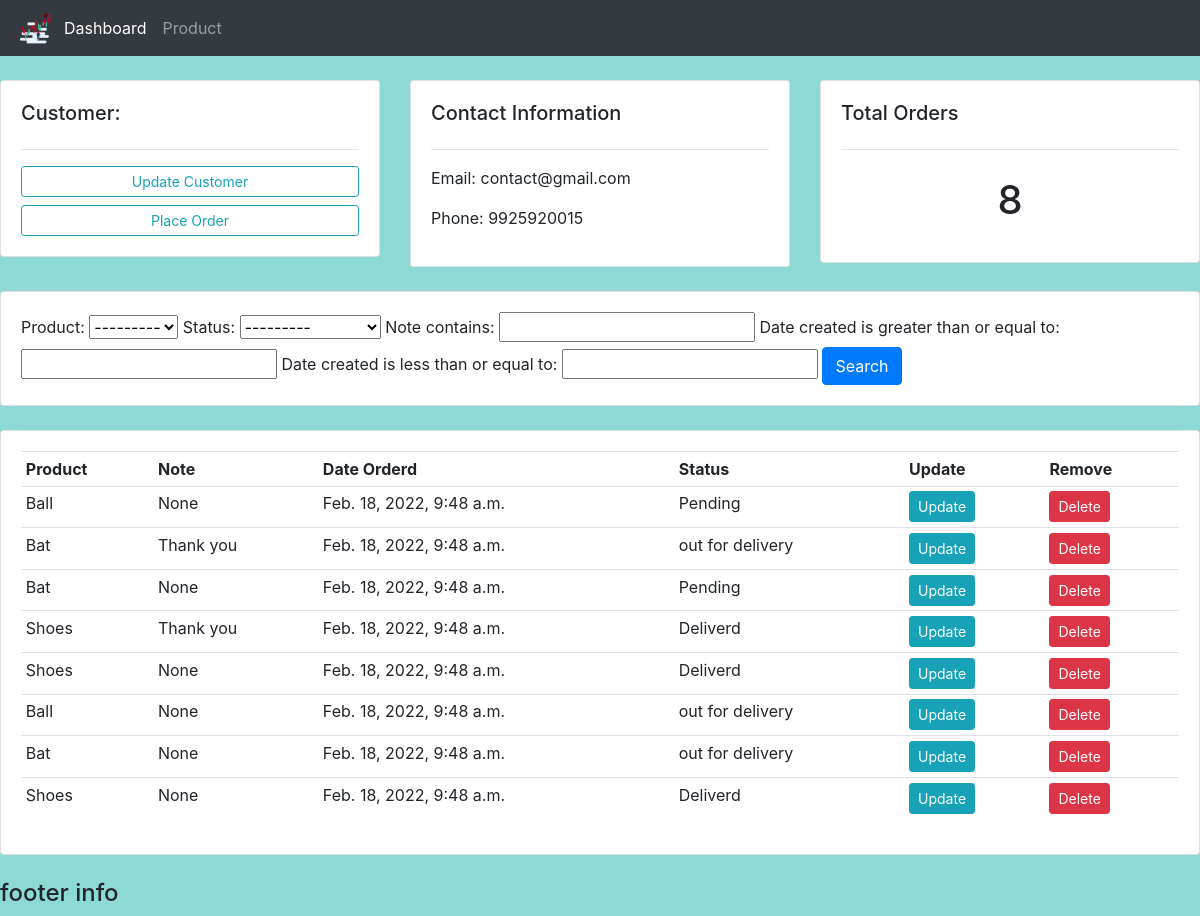
The app's page /c_customer/1/, older data.
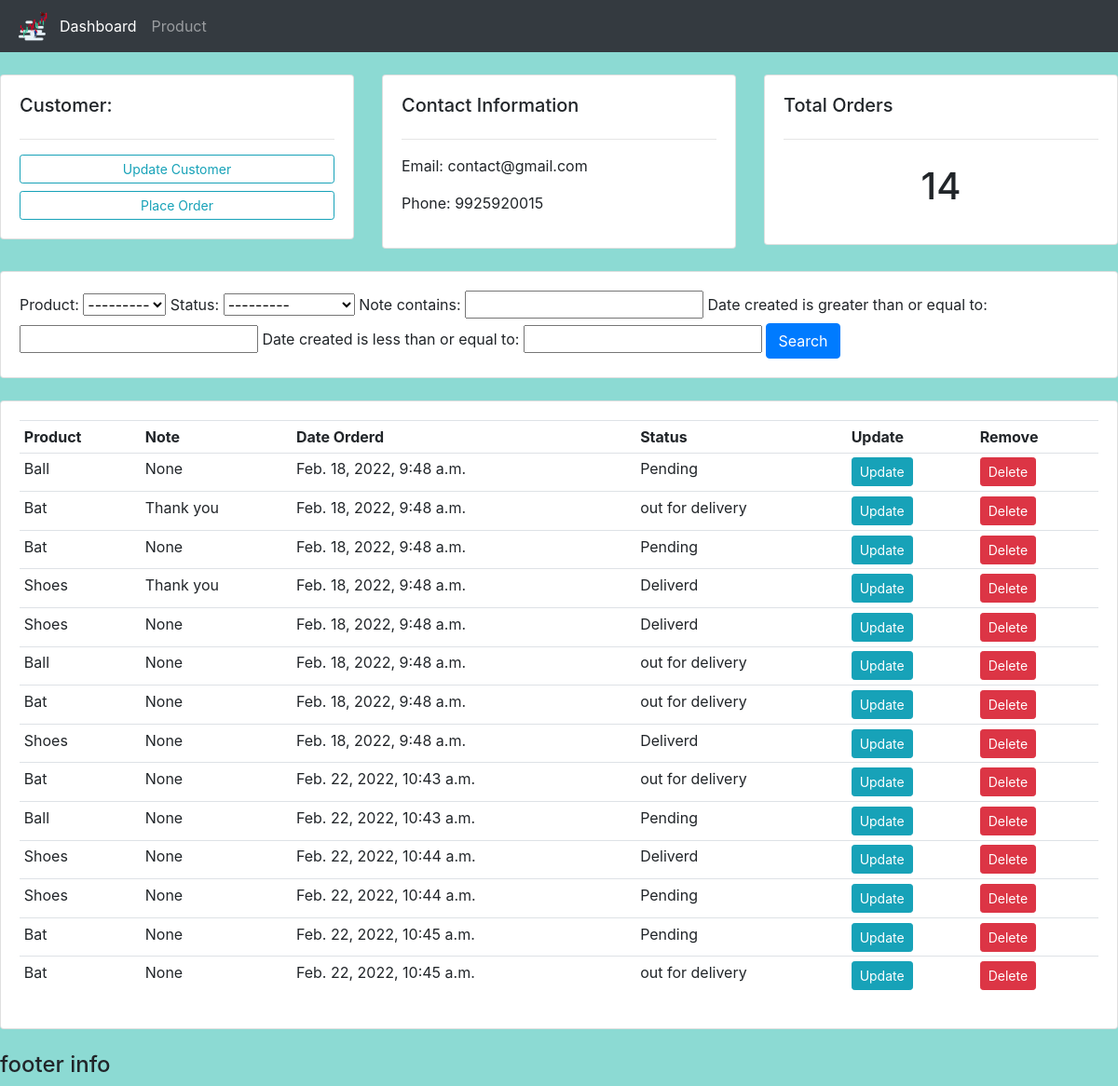
The same page, newer data.
### account/models.py (models this page shows, shortened)
class Customer(models.Model):
    name = models.CharField(max_length=100)
    phone = models.IntegerField(blank=False)
    email = models.CharField(max_length=100, null= True)
    date_created = models.DateTimeField(auto_now_add=True)

class Order(models.Model):
    STATUS =(
        ('Pending', 'Pending'),
        ('out for delivery', 'Out for Delivery'),
        ('Deliverd', 'Deliverd'),
    )
    customer = models.ForeignKey(Customer, on_delete=models.SET_NULL, null=True)
    product = models.ForeignKey(Product, on_delete=models.SET_NULL, null=True)
    date_created = models.DateTimeField(auto_now_add=True, null=True)
    status = models.CharField(max_length=100, choices=STATUS, default='')
    note = models.CharField(max_length=1000, null=True)

class Product(models.Model):
	CATEGORY = (
			('Indoor', 'Indoor'),
			('Out Door', 'Out Door'),
			)
	name = models.CharField(max_length=200, null=True)
	price = models.FloatField(null=True)
	category = models.CharField(max_length=200, null=True, choices=CATEGORY)
	description = models.CharField(max_length=200, null=True, blank=True)
	date_created = models.DateTimeField(auto_now_add=True, null=True)
	tags = models.ManyToManyField(Tag)
	def __str__(self):
		return self.name

### account/views.py (the view)
# urls.py: path('c_customer/<str:pk_test>/', views.CustomerView.as_view(), name='customer'),
class CustomerView(View):
	def get(self, request, pk_test):
		customer = Customer.objects.get(id=pk_test)
		orders = customer.order_set.all()
		order_count = orders.count()
		myFilter = OrderFilter(request.GET, queryset=orders)
		orders = myFilter.qs
		context = {'customer':customer, 'orders':orders, 'order_count':order_count,
		'myFilter':myFilter}
		return render(request, 'account/customer.html',context)

### account/templates/account/customer.html
{%  extends 'account/main.html' %}
{% block content %}
	<br>
<div class="row">
	<div class="col-md">
		<div class="card card-body">
			<h5>Customer:</h5>
			<hr>
			<a class="btn btn-outline-info  btn-sm btn-block" href="">Update Customer</a>
			<a class="btn btn-outline-info  btn-sm btn-block" href="{% url 'create_order' customer.id %}">Place Order</a>
		</div>
	</div>
	<div class="col-md">
		<div class="card card-body">
			<h5>Contact Information</h5>
			<hr>
			<p>Email: {{customer.email}}</p>
			<p>Phone: {{customer.phone}}</p>
		</div>
	</div>
	<div class="col-md">
		<div class="card card-body">
			<h5>Total Orders</h5>
			<hr>
			<h1 style="text-align: center;padding: 10px">{{order_count}}</h1>
		</div>
	</div>
</div>
<br>
<div class="row">
	<div class="col">
		<div class="card card-body">
			<form method="get">
				{{myFilter.form}}
		    <button class="btn btn-primary" type="submit">Search</button>
		  </form>
		</div>
	</div>
</div>
<br>
<div class="row">
	<div class="col-md">
		<div class="card card-body">
			<table class="table table-sm">
				<tr>
					<th>Product</th>
					<th>Note</th>
					<th>Date Orderd</th>
					<th>Status</th>
					<th>Update</th>
					<th>Remove</th>
				</tr>
				{% for order in orders %}
				<tr>
					<td>{{order.product}}</td>
					<td>{{order.note}}</td>
					<td>{{order.date_created}}</td>
					<td>{{order.status}}</td>
					<td><a class="btn btn-sm btn-info" href="{% url 'update_order' order.id %}">Update</a></td>
					<td><a class="btn btn-sm btn-danger" href="{% url 'delete_order' order.id %}">Delete</a></td>
				</tr>
				{% endfor %}
			</table>
		</div>
	</div>
</div>
{% endblock %}

### account/templates/account/main.html (shortened to what this page needs)
{% load static %}
<!DOCTYPE html>
<head>
    <link rel="stylesheet" href="https://stackpath.bootstrapcdn.com/bootstrap/4.4.1/css/bootstrap.min.css"
>
    <link rel="stylesheet" href="{% static '/css/main.css' %}">
</head>
<body>
  {% include 'account/navbar.html' %}
    {% block content %}
    {% endblock content %}
    <br>
    <h4>footer info<h4>
</body>
</html>

### account/templates/account/navbar.html (shortened to what this page needs)
{% load static %}
<nav class="navbar navbar-expand-lg navbar-dark bg-dark">
  <img src="{% static 'image/logo.png' %}" alt= width="100px" height="40px">
    <div class="collapse navbar-collapse" id="navbarNav">
      <ul class="navbar-nav">
        <li class="nav-item active">
          <a class="nav-link" href="{% url 'home'%}">Dashboard</a>
        </li>
        <li class="nav-item">
          <a class="nav-link" href="{% url 'products'%}">Product</a>
        </li>
    </div>
</nav>

### static/css/main.css (style rules this page uses)
body { background-color: #8cdad3; }

Row changes from the older to the newer data that the page shows:
added Order: product "Bat", note "None", date_created "Feb. 22, 2022, 10:43 a.m.", status "out for delivery"
added Order: product "Ball", note "None", date_created "Feb. 22, 2022, 10:43 a.m.", status "Pending"
added Order: product "Shoes", note "None", date_created "Feb. 22, 2022, 10:44 a.m.", status "Deliverd"
added Order: product "Shoes", note "None", date_created "Feb. 22, 2022, 10:44 a.m.", status "Pending"
added Order: product "Bat", note "None", date_created "Feb. 22, 2022, 10:45 a.m.", status "Pending"
added Order: product "Bat", note "None", date_created "Feb. 22, 2022, 10:45 a.m.", status "out for delivery"
Text that changed along with them:
{{ order_count }}: "8" → "14"
